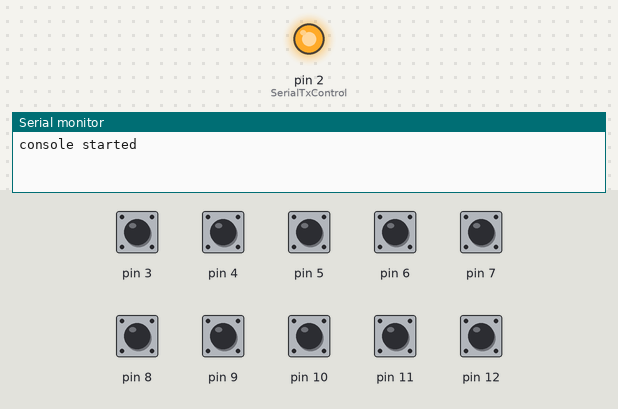
The sketch below on a simulated Arduino Uno, built with avr-gcc and run on an emulated ATmega328P. Parts: output pins drawn as LEDs (lit = HIGH), the last lines printed to the serial monitor. Dashed ring = blinking. The inputs (shaded band) are chosen by the test bench; at power-on: pin 3–12 HIGH.

Above: at 0.01 s.
At 1.2 s:
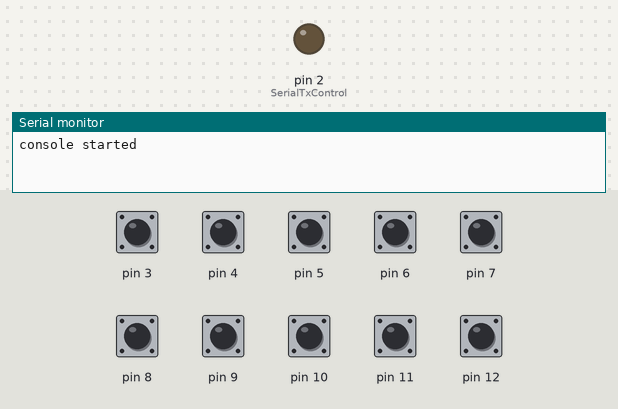
1.3 s: pin 3 pulled LOW for 1 s
At 1.7 s:
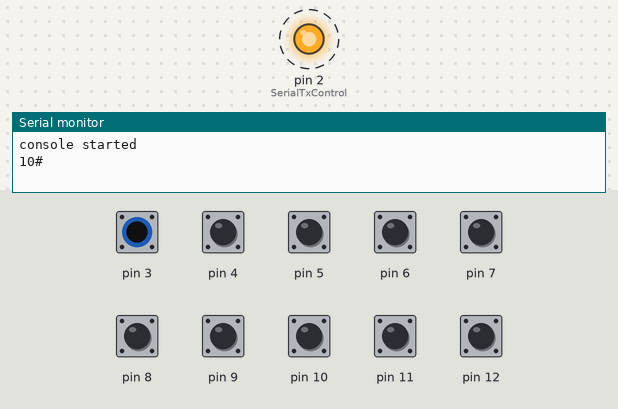
Timing chart, 0 to 4.3 s (numbered marks = the images above; inputs shaded):
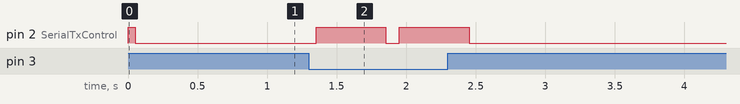

Measured:
- after the input at 1.3 s, pin 2 (SerialTxControl): alternates HIGH for 0.50 s and LOW for 0.10 s, 4 changes in all, then stays LOW, starting after 0.05 s

The sketch:

New_spy_console.ino
```cpp
//lazy code for 10-button console:
//buttons connected to pins 3-12 and reading with for-loop
// when button was pushed - its number sends via RS485

#define SerialTxControl 2 //RE+DE outputs on max485 are connected to pin D2

String string_reply;
String a_1 = "1#";

void setup() {
  Serial.begin(9600);

  for(int i = 3; i <= 12; i++)
  {
  	pinMode(i, INPUT_PULLUP); //initiate read mode for pins 3-12
  }

  pinMode(SerialTxControl, OUTPUT);
  digitalWrite(SerialTxControl, HIGH); // tx mode

  Serial.println("console started");
  delay(50);
}

void loop()
{
	digitalWrite(SerialTxControl, LOW); //rx
  delay(50);
  if(Serial.available())
    {
      string_reply = "";
      delay(100);
      rs485_recieve();
    }

	for(int i = 3; i <= 12; i++)
  {
  	if(digitalRead(i) == LOW)
  	{
    	delay(50);
      digitalWrite(SerialTxControl, HIGH); // tx mode
  		Serial.print(13-i); // to show button numbers 1 to 10
  		Serial.println("#"); //stop byte
      delay(500);
  	}
  }
}

void rs485_recieve()
{
  //recieve something from rs485 inerface
  while (Serial.available())
  {
    char inChar = Serial.read();
    string_reply += inChar;
    if (inChar == '#')
    {
      if (string_reply.equals(a_1))
      {
        digitalWrite(SerialTxControl, HIGH); // tx mode
        delay(100);
        Serial.println("1# recieved");
        delay(50);
      }
      /*
      digitalWrite(SerialTxControl, HIGH); // tx mode
      delay(100);
      Serial.print(string_reply);
      Serial.println(" - ok");
      delay(50);*/
      string_reply = "";
    }
  }
}
```
